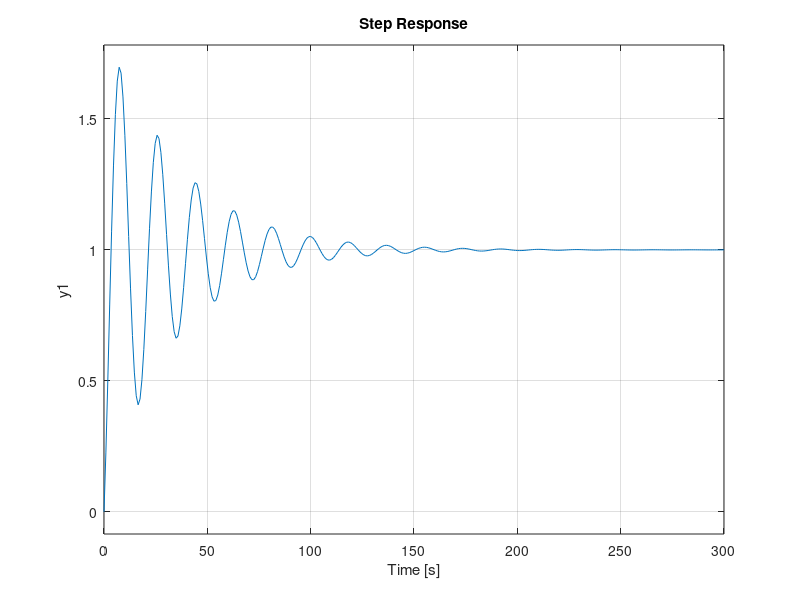

Write MATLAB code to recreate this figure.
close all; clear, clc

% Parámetros
m = 0.111;
R = 0.015;
g = -9.8;
L = 1.0;
d = 0.03;
J = 9.99e-6;

% Función de transferencia
s = tf('s');
G = - m * g * d / (L * s^2 * (J/R^2 + m));

Tu = 13.7;
Ku = 1;

% Reglas Ziegler-Nichols
Kp = 0.6*Ku
Ki = 2 * Kp / Tu
Kd = Kp * Tu / 8

C = pid(Kp,Ki,Kd);
CG = C*G;
L = feedback(CG,1);

% Resultados
step(L)